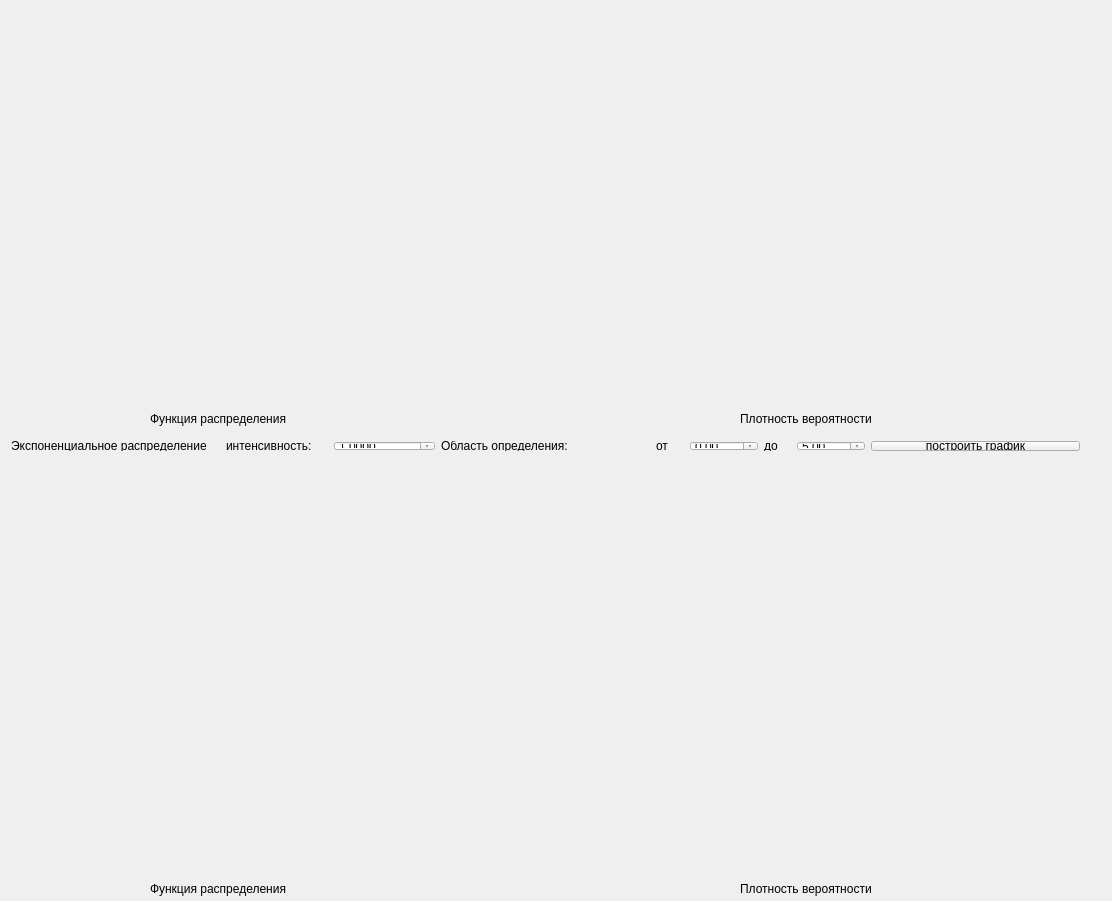
<?xml version="1.0" encoding="UTF-8"?>
<ui version="4.0">
 <class>MainWindow</class>
 <widget class="QMainWindow" name="MainWindow">
  <property name="geometry">
   <rect>
    <x>0</x>
    <y>0</y>
    <width>1112</width>
    <height>901</height>
   </rect>
  </property>
  <property name="windowTitle">
   <string>Экспоненциальное распределение</string>
  </property>
  <widget class="QWidget" name="centralWidget">
   <widget class="QCustomPlot" name="m_func" native="true">
    <property name="geometry">
     <rect>
      <x>0</x>
      <y>0</y>
      <width>550</width>
      <height>400</height>
     </rect>
    </property>
   </widget>
   <widget class="QCustomPlot" name="m_plot" native="true">
    <property name="geometry">
     <rect>
      <x>550</x>
      <y>0</y>
      <width>550</width>
      <height>400</height>
     </rect>
    </property>
   </widget>
   <widget class="QLabel" name="label_6">
    <property name="geometry">
     <rect>
      <x>150</x>
      <y>410</y>
      <width>181</width>
      <height>17</height>
     </rect>
    </property>
    <property name="text">
     <string>Функция распределения</string>
    </property>
   </widget>
   <widget class="QLabel" name="label_7">
    <property name="geometry">
     <rect>
      <x>740</x>
      <y>410</y>
      <width>171</width>
      <height>17</height>
     </rect>
    </property>
    <property name="text">
     <string>Плотность вероятности</string>
    </property>
   </widget>
   <widget class="QWidget" name="layoutWidget">
    <property name="geometry">
     <rect>
      <x>0</x>
      <y>430</y>
      <width>1091</width>
      <height>32</height>
     </rect>
    </property>
    <layout class="QHBoxLayout" name="horizontalLayout_5">
     <item>
      <widget class="QLabel" name="label">
       <property name="text">
        <string>Экспоненциальное распределение</string>
       </property>
      </widget>
     </item>
     <item>
      <layout class="QHBoxLayout" name="horizontalLayout">
       <item>
        <widget class="QLabel" name="label_2">
         <property name="text">
          <string>интенсивность:</string>
         </property>
        </widget>
       </item>
       <item>
        <widget class="QDoubleSpinBox" name="m_lambda">
         <property name="decimals">
          <number>4</number>
         </property>
         <property name="minimum">
          <double>0.000100000000000</double>
         </property>
         <property name="singleStep">
          <double>0.500000000000000</double>
         </property>
         <property name="value">
          <double>1.000000000000000</double>
         </property>
        </widget>
       </item>
      </layout>
     </item>
     <item>
      <widget class="QLabel" name="label_3">
       <property name="text">
        <string>Область определения: </string>
       </property>
      </widget>
     </item>
     <item>
      <layout class="QHBoxLayout" name="horizontalLayout_4">
       <item>
        <layout class="QHBoxLayout" name="horizontalLayout_2">
         <item>
          <widget class="QLabel" name="label_4">
           <property name="text">
            <string>от</string>
           </property>
          </widget>
         </item>
         <item>
          <widget class="QDoubleSpinBox" name="m_x0">
           <property name="minimum">
            <double>-100.000000000000000</double>
           </property>
          </widget>
         </item>
        </layout>
       </item>
       <item>
        <layout class="QHBoxLayout" name="horizontalLayout_3">
         <item>
          <widget class="QLabel" name="label_5">
           <property name="text">
            <string>до</string>
           </property>
          </widget>
         </item>
         <item>
          <widget class="QDoubleSpinBox" name="m_xn">
           <property name="minimum">
            <double>-100.000000000000000</double>
           </property>
           <property name="value">
            <double>5.000000000000000</double>
           </property>
          </widget>
         </item>
        </layout>
       </item>
      </layout>
     </item>
     <item>
      <widget class="QPushButton" name="m_doWork">
       <property name="text">
        <string>построить график</string>
       </property>
      </widget>
     </item>
    </layout>
   </widget>
   <widget class="QLabel" name="label_8">
    <property name="geometry">
     <rect>
      <x>150</x>
      <y>880</y>
      <width>181</width>
      <height>17</height>
     </rect>
    </property>
    <property name="text">
     <string>Функция распределения</string>
    </property>
   </widget>
   <widget class="QCustomPlot" name="m_func_2" native="true">
    <property name="geometry">
     <rect>
      <x>0</x>
      <y>470</y>
      <width>550</width>
      <height>400</height>
     </rect>
    </property>
   </widget>
   <widget class="QCustomPlot" name="m_plot_2" native="true">
    <property name="geometry">
     <rect>
      <x>550</x>
      <y>470</y>
      <width>550</width>
      <height>400</height>
     </rect>
    </property>
   </widget>
   <widget class="QLabel" name="label_9">
    <property name="geometry">
     <rect>
      <x>740</x>
      <y>880</y>
      <width>171</width>
      <height>17</height>
     </rect>
    </property>
    <property name="text">
     <string>Плотность вероятности</string>
    </property>
   </widget>
  </widget>
 </widget>
 <layoutdefault spacing="6" margin="11"/>
 <customwidgets>
  <customwidget>
   <class>QCustomPlot</class>
   <extends>QWidget</extends>
   <header>qcustomplot.h</header>
   <container>1</container>
  </customwidget>
 </customwidgets>
 <resources/>
 <connections/>
</ui>
